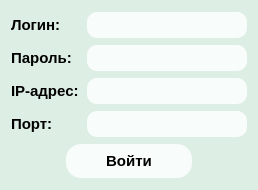
<?xml version="1.0" encoding="UTF-8"?>
<ui version="4.0">
 <class>Form</class>
 <widget class="QWidget" name="Form">
  <property name="geometry">
   <rect>
    <x>0</x>
    <y>0</y>
    <width>256</width>
    <height>190</height>
   </rect>
  </property>
  <property name="windowTitle">
   <string>Вход</string>
  </property>
  <property name="styleSheet">
   <string notr="true">QWidget {
	background-color:#ddeee4;
}

QPushButton {
	color:black;
	background-color:#f8fcfa;
	border:none;
	border-radius:15px;
	padding:8px 40px;
	font-family:arial;
	font-weight:bold;
	font-size:15px;
}

QPushButton:hover {
	color:white;
	background-color:#13ec71;
}

QLabel {
	font-family:arial;
	font-weight:bold;
	font-size:15px;
	min-width:70px;
}

QLineEdit {
	color:black;
	background-color:#f8fcfa;
	padding:5px 5px;
	max-width:200px;
	min-width:150px;
	border-radius:10px;
	border:none;
}

QLineEdit:hover {
	background-color:rgba(220,220,220,0.9);
}</string>
  </property>
  <layout class="QVBoxLayout" name="verticalLayout">
   <item>
    <layout class="QHBoxLayout" name="horizontalLayout">
     <item>
      <widget class="QLabel" name="label">
       <property name="text">
        <string>Логин:</string>
       </property>
      </widget>
     </item>
     <item>
      <widget class="QLineEdit" name="login"/>
     </item>
    </layout>
   </item>
   <item>
    <layout class="QHBoxLayout" name="horizontalLayout_2">
     <item>
      <widget class="QLabel" name="label_2">
       <property name="text">
        <string>Пароль:</string>
       </property>
      </widget>
     </item>
     <item>
      <widget class="QLineEdit" name="passwd"/>
     </item>
    </layout>
   </item>
   <item>
    <layout class="QHBoxLayout" name="horizontalLayout_7">
     <item>
      <widget class="QLabel" name="label_5">
       <property name="text">
        <string>IP-адрес:</string>
       </property>
      </widget>
     </item>
     <item>
      <widget class="QLineEdit" name="ip"/>
     </item>
    </layout>
   </item>
   <item>
    <layout class="QHBoxLayout" name="horizontalLayout_5">
     <item>
      <widget class="QLabel" name="label_3">
       <property name="text">
        <string>Порт:</string>
       </property>
      </widget>
     </item>
     <item>
      <widget class="QLineEdit" name="port"/>
     </item>
    </layout>
   </item>
   <item>
    <layout class="QHBoxLayout" name="horizontalLayout_3">
     <item>
      <spacer name="horizontalSpacer">
       <property name="orientation">
        <enum>Qt::Horizontal</enum>
       </property>
       <property name="sizeHint" stdset="0">
        <size>
         <width>40</width>
         <height>20</height>
        </size>
       </property>
      </spacer>
     </item>
     <item>
      <widget class="QPushButton" name="ok">
       <property name="cursor">
        <cursorShape>PointingHandCursor</cursorShape>
       </property>
       <property name="text">
        <string>Войти</string>
       </property>
      </widget>
     </item>
     <item>
      <spacer name="horizontalSpacer_2">
       <property name="orientation">
        <enum>Qt::Horizontal</enum>
       </property>
       <property name="sizeHint" stdset="0">
        <size>
         <width>40</width>
         <height>20</height>
        </size>
       </property>
      </spacer>
     </item>
    </layout>
   </item>
  </layout>
 </widget>
 <resources/>
 <connections/>
</ui>
